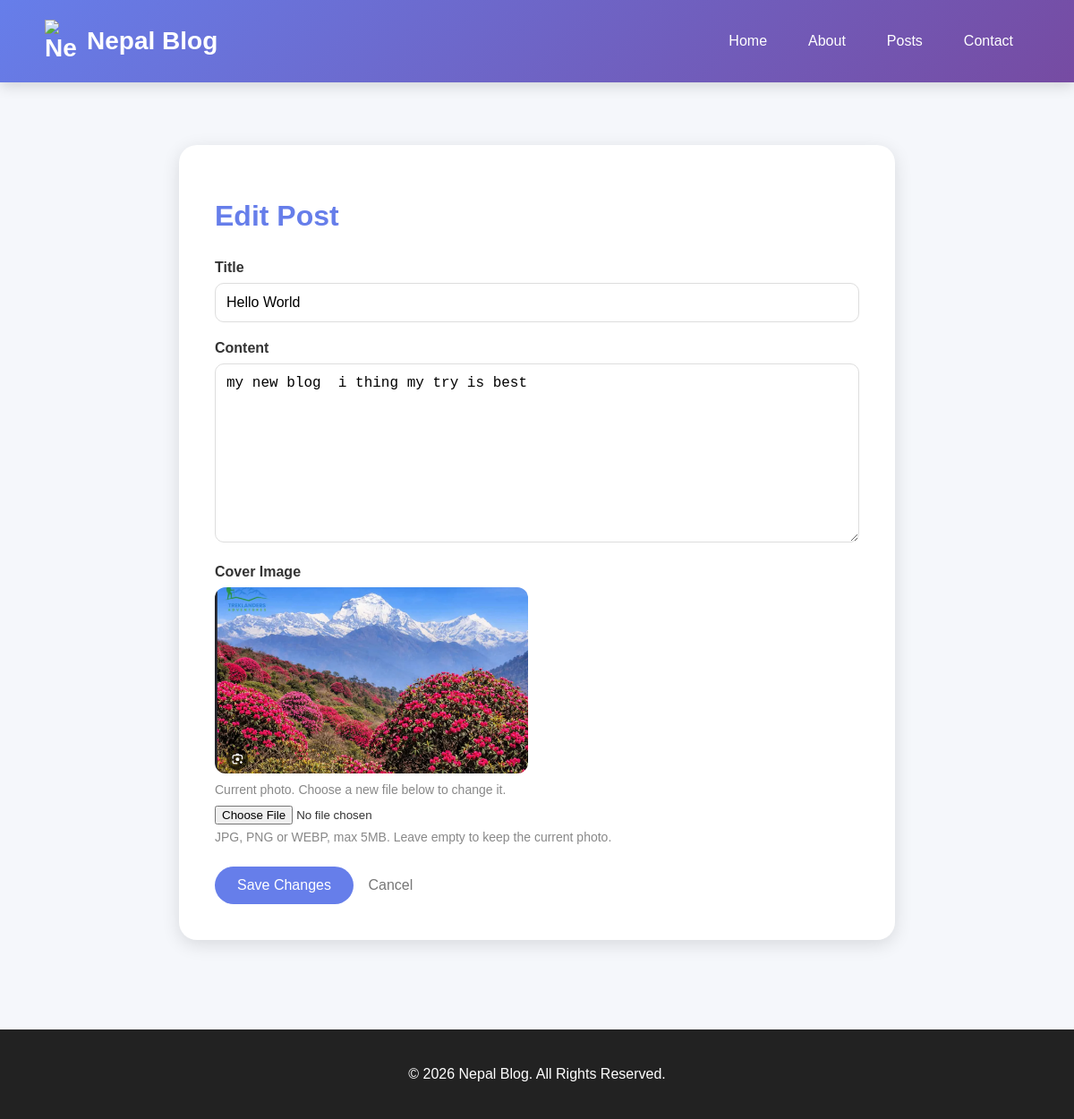
Page /posts/7/edit/ on the committed database.
### blog/models.py (models this page shows, shortened)
class Post(models.Model):
    title = models.CharField(max_length=200)
    slug = models.SlugField(unique=True, blank=True, null=True)
    content = models.TextField()
    author = models.ForeignKey(
        settings.AUTH_USER_MODEL,
        on_delete=models.CASCADE,
        null=True,
        blank=True,
    )
    cover_image = models.ImageField(
        upload_to="posts/",
        blank=True,
        null=True
    )
    created_at = models.DateTimeField(auto_now_add=True)
    updated_at = models.DateTimeField(auto_now=True)

### blog/views.py (the view)
# urls.py: path("posts/<int:pk>/edit/", views.post_edit, name="post_edit"),
def post_edit(request, pk):
    post = get_object_or_404(Post, pk=pk)
    if request.method == "POST":
        form = PostForm(request.POST, request.FILES, instance=post)
        if form.is_valid():
            form.save()
            return redirect("post_detail", pk=post.pk)
    else:
        form = PostForm(instance=post)
    return render(
        request,
        "blog/post_edit.html",
        {"form": form, "post": post}
    )

### blog/forms.py
class PostForm(forms.ModelForm):
    class Meta:
        model = Post
        fields = ['title', 'content', 'cover_image']

### blog/templates/blog/post_edit.html (shortened to what this page needs)
{% extends "blog/base.html" %}
{% block content %}
<div class="form-box">
    <h1>Edit Post</h1>
    <form method="POST" enctype="multipart/form-data">
        <label>
            Title
        </label>
        <input
            type="text"
            name="title"
            value="{{ post.title }}"
            required
        >
        <label>
            Content
        </label>
        <textarea
            name="content"
            required
        >{{ post.content }}</textarea>
        <label>
            Cover Image
        </label>
        {% if post.cover_image %}
            <img
                src="{{ post.cover_image.url }}"
                alt="{{ post.title }}"
                class="current-photo"
            >
            <div class="hint">Current photo. Choose a new file below to change it.</div>
        {% endif %}
        <input
            type="file"
            name="cover_image"
            accept=".jpg,.jpeg,.png,.webp"
            style="margin-top:10px;"
        >
        <div class="hint">JPG, PNG or WEBP, max 5MB. Leave empty to keep the current photo.</div>
        <button type="submit">
            Save Changes
        </button>
        <a href="{% url 'post_detail' post.pk %}" class="cancel">
            Cancel
        </a>
    </form>
</div>
{% endblock %}

### blog/templates/blog/base.html (style rules this page uses)
* { box-sizing: border-box; }
body { margin: 0; font-family: Arial, sans-serif; background: #f5f7fb; color: #333; }

### blog/templates/blog/post_edit.html (style rules this page uses)
.form-box { max-width: 800px; margin: 50px auto; background: white; padding: 40px; border-radius: 20px; box-shadow: 0 5px 20px rgba(0,0,0,0.12); }
.form-box h1 { color: #667eea; margin-bottom: 30px; }
label { display: block; margin-top: 20px; margin-bottom: 8px; font-weight: bold; }
input[type="text"], textarea { width: 100%; padding: 12px; border: 1px solid #ddd; border-radius: 10px; font-size: 16px; }
textarea { min-height: 200px; resize: vertical; }
.current-photo { width: 100%; max-width: 350px; max-height: 230px; object-fit: cover; border-radius: 12px; display: block; margin-bottom: 10px; }
.hint { color: #888; font-size: 14px; margin-top: 6px; }
button { margin-top: 25px; padding: 12px 25px; border: none; border-radius: 25px; background: #667eea; color: white; font-size: 16px; cursor: pointer; }
.cancel { display: inline-block; margin-left: 12px; color: #777; text-decoration: none; }

### rows in the picture
Post: title "Hello World", content "my new blog i thing my try is best", cover_image (picture)
